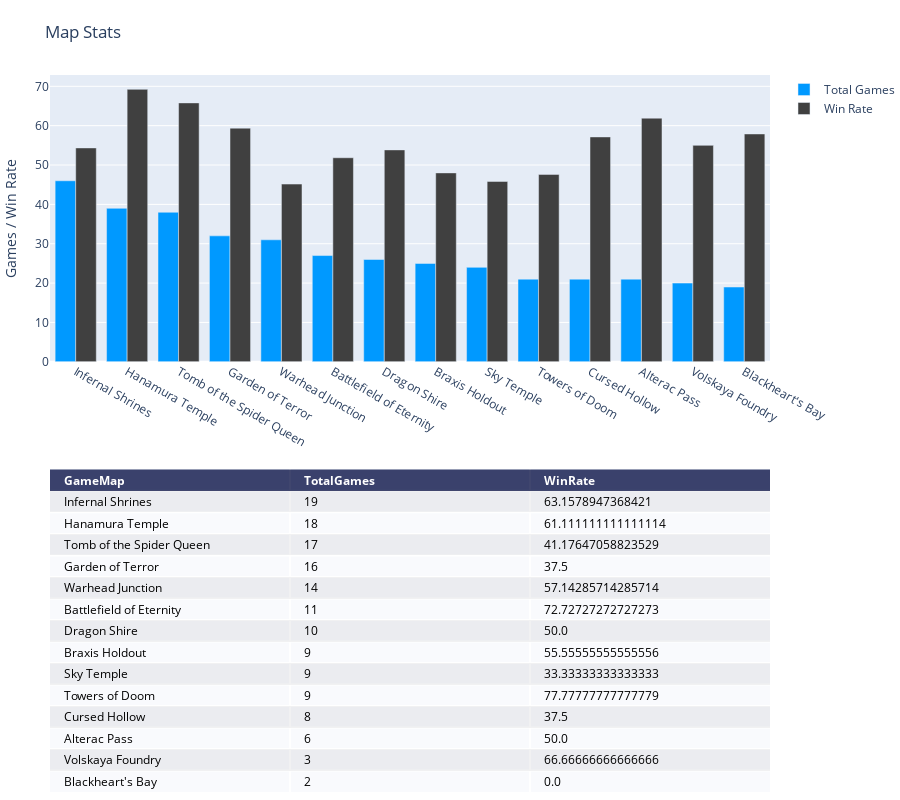

Source (notebook cell):
### Code cell
# Make traces for graph
# Initialize a figure with ff.create_table(table_data)
fig = ff.create_table(game_map_total.reset_index()[['GameMap', 'TotalGames', 'WinRate']], height_constant=100)
map_index = game_map_total.index.tolist()

print(map_index)

trace1 = go.Bar(x=map_index, y=hero_total['TotalGames'], xaxis='x2', yaxis='y2',
                marker=dict(color='#0099ff'),
                name='Total Games')

trace2 = go.Bar(x=map_index, y=hero_total['WinRate'], xaxis='x2', yaxis='y2',
                marker=dict(color='#404040'),
                name='Win Rate')


# Add trace data to figure
fig.add_traces([trace1, trace2])

# initialize xaxis2 and yaxis2
fig['layout']['xaxis2'] = {}
fig['layout']['yaxis2'] = {}

# Edit layout for subplots
fig.layout.yaxis.update({'domain': [0, .45]})
fig.layout.yaxis2.update({'domain': [.6, 1]})

# The graph's yaxis2 MUST BE anchored to the graph's xaxis2 and vice versa
fig.layout.yaxis2.update({'anchor': 'x2'})
fig.layout.xaxis2.update({'anchor': 'y2'})
fig.layout.yaxis2.update({'title': 'Games / Win Rate'})

# Update the margins to add a title and see graph x-labels.
fig.layout.margin.update({'t':75, 'l':50})
fig.layout.update({'title': 'Map Stats'})

# Update the height because adding a graph vertically will interact with
# the plot height calculated for the table
fig.layout.update({'height':800})

# Plot!
fig.show()

### Figure 1 — Plotly figure (JSON) as saved in the notebook; plotly's stock layout.template omitted (floating-point values rounded to 4 significant figures)
{"data": [{"colorscale": [[0, "#00083e"], [0.5, "#ededee"], [1, "#ffffff"]], "hoverinfo": "none", "opacity": 0.75, "showscale": false, "z": [[0, 0, 0], [0.5, 0.5, 0.5], [1, 1, 1], [0.5, 0.5, 0.5], [1, 1, 1], [0.5, 0.5, 0.5], [1, 1, 1], [0.5, 0.5, 0.5], [1, 1, 1], [0.5, 0.5, 0.5], [1, 1, 1], [0.5, 0.5, 0.5], [1, 1, 1], [0.5, 0.5, 0.5], [1, 1, 1]], "type": "heatmap"}, {"marker": {"color": "#0099ff"}, "name": "Total Games", "x": ["Infernal Shrines", "Hanamura Temple", "Tomb of the Spider Queen", "Garden of Terror", "Warhead Junction", "Battlefield of Eternity", "Dragon Shire", "Braxis Holdout", "Sky Temple", "Towers of Doom", "Cursed Hollow", "Alterac Pass", "Volskaya Foundry", "Blackheart's Bay"], "xaxis": "x2", "y": [46, 39, 38, 32, 31, 27, 26, 25, 24, 21, 21, 21, 20, 19, 17, 17, 15, 13, 12, 11, 11, 11, 11, 11, 11, 10, 10, 10, 10, 10, 10, 10, 9, 9, 9, 9, 8, 8, 8, 7, 7, 7, 6, 6, 5, 5, 5, 5, 5, 5, 4, 4, 3, 2, 2, 2, 2, 2, 1, 1, 1, 1, 1, 1, 1, 1, 1, 1, 1], "yaxis": "y2", "type": "bar"}, {"marker": {"color": "#404040"}, "name": "Win Rate", "x": ["Infernal Shrines", "Hanamura Temple", "Tomb of the Spider Queen", "Garden of Terror", "Warhead Junction", "Battlefield of Eternity", "Dragon Shire", "Braxis Holdout", "Sky Temple", "Towers of Doom", "Cursed Hollow", "Alterac Pass", "Volskaya Foundry", "Blackheart's Bay"], "xaxis": "x2", "y": [54.35, 69.23, 65.79, 59.38, 45.16, 51.85, 53.85, 48.0, 45.83, 47.62, 57.14, 61.9, 55.0, 57.89, 58.82, 47.06, 46.67, 38.46, 33.33, 54.55, 36.36, 54.55, 18.18, 63.64, 36.36, 30.0, 90.0, 50.0, 60.0, 30.0, 60.0, 60.0, 44.44, 77.78, 77.78, 44.44, 62.5, 75.0, 25.0, 42.86, 28.57, 71.43, 16.67, 50.0, 80.0, 60.0, 0.0, 80.0, 40.0, 20.0, 0.0, 75.0, 66.67, 100.0, 50.0, 100.0, 100.0, 50.0, 100.0, 0.0, 0.0, 0.0, 100.0, 0.0, 100.0, 0.0, 100.0, 0.0, 100.0], "yaxis": "y2", "type": "bar"}], "layout": {"annotations": [{"align": "left", "font": {"color": "#ffffff"}, "showarrow": false, "text": "<b>GameMap</b>", "x": -0.45, "xanchor": "left", "xref": "x", "y": 0, "yref": "y"}, {"align": "left", "font": {"color": "#ffffff"}, "showarrow": false, "text": "<b>TotalGames</b>", "x": 0.55, "xanchor": "left", "xref": "x", "y": 0, "yref": "y"}, {"align": "left", "font": {"color": "#ffffff"}, "showarrow": false, "text": "<b>WinRate</b>", "x": 1.55, "xanchor": "left", "xref": "x", "y": 0, "yref": "y"}, {"align": "left", "font": {"color": "#000000"}, "showarrow": false, "text": "Infernal Shrines", "x": -0.45, "xanchor": "left", "xref": "x", "y": 1, "yref": "y"}, {"align": "left", "font": {"color": "#000000"}, "showarrow": false, "text": "19", "x": 0.55, "xanchor": "left", "xref": "x", "y": 1, "yref": "y"}, {"align": "left", "font": {"color": "#000000"}, "showarrow": false, "text": "63.1578947368421", "x": 1.55, "xanchor": "left", "xref": "x", "y": 1, "yref": "y"}, {"align": "left", "font": {"color": "#000000"}, "showarrow": false, "text": "Hanamura Temple", "x": -0.45, "xanchor": "left", "xref": "x", "y": 2, "yref": "y"}, {"align": "left", "font": {"color": "#000000"}, "showarrow": false, "text": "18", "x": 0.55, "xanchor": "left", "xref": "x", "y": 2, "yref": "y"}, {"align": "left", "font": {"color": "#000000"}, "showarrow": false, "text": "61.111111111111114", "x": 1.55, "xanchor": "left", "xref": "x", "y": 2, "yref": "y"}, {"align": "left", "font": {"color": "#000000"}, "showarrow": false, "text": "Tomb of the Spider Queen", "x": -0.45, "xanchor": "left", "xref": "x", "y": 3, "yref": "y"}, {"align": "left", "font": {"color": "#000000"}, "showarrow": false, "text": "17", "x": 0.55, "xanchor": "left", "xref": "x", "y": 3, "yref": "y"}, {"align": "left", "font": {"color": "#000000"}, "showarrow": false, "text": "41.17647058823529", "x": 1.55, "xanchor": "left", "xref": "x", "y": 3, "yref": "y"}, {"align": "left", "font": {"color": "#000000"}, "showarrow": false, "text": "Garden of Terror", "x": -0.45, "xanchor": "left", "xref": "x", "y": 4, "yref": "y"}, {"align": "left", "font": {"color": "#000000"}, "showarrow": false, "text": "16", "x": 0.55, "xanchor": "left", "xref": "x", "y": 4, "yref": "y"}, {"align": "left", "font": {"color": "#000000"}, "showarrow": false, "text": "37.5", "x": 1.55, "xanchor": "left", "xref": "x", "y": 4, "yref": "y"}, {"align": "left", "font": {"color": "#000000"}, "showarrow": false, "text": "Warhead Junction", "x": -0.45, "xanchor": "left", "xref": "x", "y": 5, "yref": "y"}, {"align": "left", "font": {"color": "#000000"}, "showarrow": false, "text": "14", "x": 0.55, "xanchor": "left", "xref": "x", "y": 5, "yref": "y"}, {"align": "left", "font": {"color": "#000000"}, "showarrow": false, "text": "57.14285714285714", "x": 1.55, "xanchor": "left", "xref": "x", "y": 5, "yref": "y"}, {"align": "left", "font": {"color": "#000000"}, "showarrow": false, "text": "Battlefield of Eternity", "x": -0.45, "xanchor": "left", "xref": "x", "y": 6, "yref": "y"}, {"align": "left", "font": {"color": "#000000"}, "showarrow": false, "text": "11", "x": 0.55, "xanchor": "left", "xref": "x", "y": 6, "yref": "y"}, {"align": "left", "font": {"color": "#000000"}, "showarrow": false, "text": "72.72727272727273", "x": 1.55, "xanchor": "left", "xref": "x", "y": 6, "yref": "y"}, {"align": "left", "font": {"color": "#000000"}, "showarrow": false, "text": "Dragon Shire", "x": -0.45, "xanchor": "left", "xref": "x", "y": 7, "yref": "y"}, {"align": "left", "font": {"color": "#000000"}, "showarrow": false, "text": "10", "x": 0.55, "xanchor": "left", "xref": "x", "y": 7, "yref": "y"}, {"align": "left", "font": {"color": "#000000"}, "showarrow": false, "text": "50.0", "x": 1.55, "xanchor": "left", "xref": "x", "y": 7, "yref": "y"}, {"align": "left", "font": {"color": "#000000"}, "showarrow": false, "text": "Braxis Holdout", "x": -0.45, "xanchor": "left", "xref": "x", "y": 8, "yref": "y"}, {"align": "left", "font": {"color": "#000000"}, "showarrow": false, "text": "9", "x": 0.55, "xanchor": "left", "xref": "x", "y": 8, "yref": "y"}, {"align": "left", "font": {"color": "#000000"}, "showarrow": false, "text": "55.55555555555556", "x": 1.55, "xanchor": "left", "xref": "x", "y": 8, "yref": "y"}, {"align": "left", "font": {"color": "#000000"}, "showarrow": false, "text": "Sky Temple", "x": -0.45, "xanchor": "left", "xref": "x", "y": 9, "yref": "y"}, {"align": "left", "font": {"color": "#000000"}, "showarrow": false, "text": "9", "x": 0.55, "xanchor": "left", "xref": "x", "y": 9, "yref": "y"}, {"align": "left", "font": {"color": "#000000"}, "showarrow": false, "text": "33.33333333333333", "x": 1.55, "xanchor": "left", "xref": "x", "y": 9, "yref": "y"}, {"align": "left", "font": {"color": "#000000"}, "showarrow": false, "text": "Towers of Doom", "x": -0.45, "xanchor": "left", "xref": "x", "y": 10, "yref": "y"}, {"align": "left", "font": {"color": "#000000"}, "showarrow": false, "text": "9", "x": 0.55, "xanchor": "left", "xref": "x", "y": 10, "yref": "y"}, {"align": "left", "font": {"color": "#000000"}, "showarrow": false, "text": "77.77777777777779", "x": 1.55, "xanchor": "left", "xref": "x", "y": 10, "yref": "y"}, {"align": "left", "font": {"color": "#000000"}, "showarrow": false, "text": "Cursed Hollow", "x": -0.45, "xanchor": "left", "xref": "x", "y": 11, "yref": "y"}, {"align": "left", "font": {"color": "#000000"}, "showarrow": false, "text": "8", "x": 0.55, "xanchor": "left", "xref": "x", "y": 11, "yref": "y"}, {"align": "left", "font": {"color": "#000000"}, "showarrow": false, "text": "37.5", "x": 1.55, "xanchor": "left", "xref": "x", "y": 11, "yref": "y"}, {"align": "left", "font": {"color": "#000000"}, "showarrow": false, "text": "Alterac Pass", "x": -0.45, "xanchor": "left", "xref": "x", "y": 12, "yref": "y"}, {"align": "left", "font": {"color": "#000000"}, "showarrow": false, "text": "6", "x": 0.55, "xanchor": "left", "xref": "x", "y": 12, "yref": "y"}, {"align": "left", "font": {"color": "#000000"}, "showarrow": false, "text": "50.0", "x": 1.55, "xanchor": "left", "xref": "x", "y": 12, "yref": "y"}, {"align": "left", "font": {"color": "#000000"}, "showarrow": false, "text": "Volskaya Foundry", "x": -0.45, "xanchor": "left", "xref": "x", "y": 13, "yref": "y"}, {"align": "left", "font": {"color": "#000000"}, "showarrow": false, "text": "3", "x": 0.55, "xanchor": "left", "xref": "x", "y": 13, "yref": "y"}, {"align": "left", "font": {"color": "#000000"}, "showarrow": false, "text": "66.66666666666666", "x": 1.55, "xanchor": "left", "xref": "x", "y": 13, "yref": "y"}, {"align": "left", "font": {"color": "#000000"}, "showarrow": false, "text": "Blackheart's Bay", "x": -0.45, "xanchor": "left", "xref": "x", "y": 14, "yref": "y"}, {"align": "left", "font": {"color": "#000000"}, "showarrow": false, "text": "2", "x": 0.55, "xanchor": "left", "xref": "x", "y": 14, "yref": "y"}, {"align": "left", "font": {"color": "#000000"}, "showarrow": false, "text": "0.0", "x": 1.55, "xanchor": "left", "xref": "x", "y": 14, "yref": "y"}], "height": 800, "margin": {"b": 0, "l": 50, "r": 0, "t": 75}, "xaxis": {"dtick": 1, "gridwidth": 2, "showticklabels": false, "tick0": -0.5, "ticks": "", "zeroline": false}, "yaxis": {"autorange": "reversed", "dtick": 1, "gridwidth": 2, "showticklabels": false, "tick0": 0.5, "ticks": "", "zeroline": false, "domain": [0, 0.45]}, "yaxis2": {"domain": [0.6, 1], "anchor": "x2", "title": {"text": "Games / Win Rate"}}, "xaxis2": {"anchor": "y2"}, "title": {"text": "Map Stats"}}}
